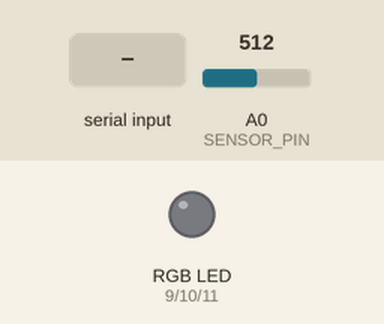
A sketch run on a simulated Arduino Uno, built with avr-gcc and run on an emulated ATmega328P. Parts: an RGB LED mixed from three pins (HIGH = lit). The test bench sets the inputs (shaded band); at power-on: A0 (SENSOR_PIN) = 512. Dim RGB values are drawn brighter than linear.

Above: at 1.2 s.
1.3 s: "90,45\n" received over Serial
At 2.3 s:
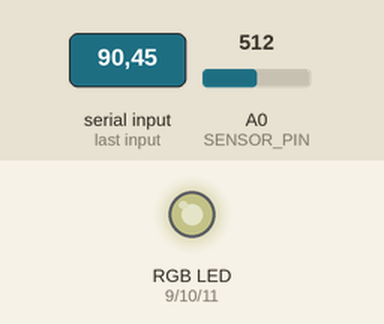
2.8 s: "30,150\n" received over Serial
At 3.3 s:
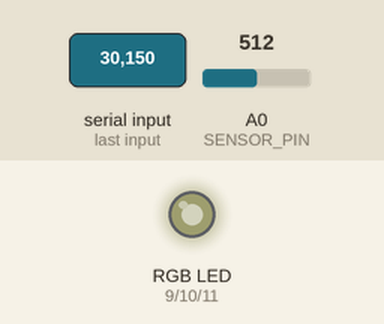
4.3 s: "1,90\n" received over Serial
At 4.9 s:
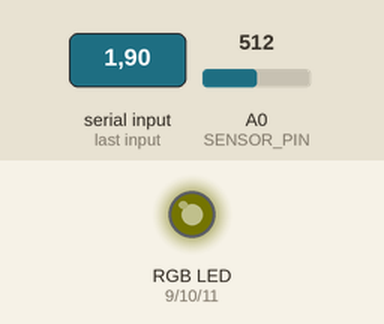
Timing chart, 0 to 7.3 s (numbered marks = the images above; inputs shaded):
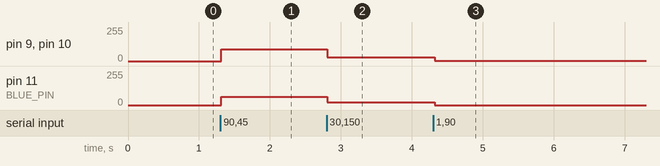

The sketch:

pulsesensor.ino
```cpp
/*************************************************************
  Pulse Sensor + Thin-Film Pressure Sensor Example with
  Serial LED Brightness & Warmth Control
  ---------------------------------------------------------
  - Serial Input:
      Receives "LEDbrightness,warmthSetting" from an external device.
        • LEDbrightness: integer (0-255)
        • warmthSetting: 1 for warm, 0 for neutral white
  - LED Output:
      In neutral mode:
        • Red   = LEDbrightness
        • Green = LEDbrightness
        • Blue  = LEDbrightness * BLUE_WHITE_SCALE
      In warm mode:
        • Blue gradually fades to 0.
  - Serial Output (when a heartbeat is detected):
      Outputs "pulseInterval,luminosity,warmthSetting,isSitting" where:
        • pulseInterval: Time (ms) between beats
        • luminosity: Average of the LED PWM values (reflecting LED brightness)
        • warmthSetting: 1 for warm (blue off), 0 for neutral white
        • isSitting: 1 if the pressure sensor reading exceeds PRESSURE_THRESHOLD, else 0
  - Pulse sensor connected to A0.
  - Pressure sensor connected to A2.
  - RGB LED connected to PWM pins 9 (red), 10 (green), and 11 (blue).

  Serial communication is set at 9600 baud.
*************************************************************/

const int SENSOR_PIN         = A0;      // Pulse sensor signal input
const int RED_PIN            = 9;       // PWM pin for Red LED
const int GREEN_PIN          = 10;      // PWM pin for Green LED
const int BLUE_PIN           = 11;      // PWM pin for Blue LED

// Pulse detection settings:
const int THRESHOLD          = 515;     // Threshold for beat detection
const int BAUD_RATE          = 9600;    // Serial communication speed

// Pressure sensor settings:
const int PRESSURE_PIN       = A2;      // Pressure sensor input pin
const int PRESSURE_THRESHOLD = 100;     // Threshold to determine if someone is sitting

// Calibration constant for white balance in neutral mode:
const float BLUE_WHITE_SCALE = 0.7;     // Scale blue channel to achieve white light

// Variables for heartbeat detection:
bool beatDetected         = false;
unsigned long lastBeatTime = 0;
unsigned long pulseInterval = 0;

// LED brightness & warmth variables:
int baseBrightness = 0;           // LED brightness (from serial input, 0-255)
float currentBlueBrightness = 0;  // Current PWM value for Blue LED (0-255)
bool desiredWarmMode = false;     // Warm mode: false = neutral white, true = warm (blue off)

// Pressure sensor state:
bool isSitting = false;           // True if pressure sensor reading > PRESSURE_THRESHOLD

// Fade step for blue brightness (adjust to control fade speed; units: PWM value)
const float blueFadeStep = 2.0;

void setup() {
  Serial.begin(BAUD_RATE);

  // Set LED pins as outputs.
  pinMode(RED_PIN, OUTPUT);
  pinMode(GREEN_PIN, OUTPUT);
  pinMode(BLUE_PIN, OUTPUT);

  // Initialize blue channel PWM value.
  currentBlueBrightness = 0;
}

void loop() {
  // --------------------------------------------------
  // 1. Process Serial Input: "LEDbrightness,warmthSetting"
  // --------------------------------------------------
  if (Serial.available() > 0) {
    String command = Serial.readStringUntil('\n');
    command.trim();
    if (command.length() > 0) {
      int commaIndex = command.indexOf(',');
      if (commaIndex > 0) {
        String brightnessStr = command.substring(0, commaIndex);
        String warmthStr = command.substring(commaIndex + 1);
        brightnessStr.trim();
        warmthStr.trim();
        int brightness = brightnessStr.toInt();
        if (brightness < 0) brightness = 0;
        if (brightness > 255) brightness = 255;
        baseBrightness = brightness;

        int warmthInput = warmthStr.toInt();
        desiredWarmMode = (warmthInput == 1);  // 1 = warm mode, 0 = neutral white

        // If neutral mode, update blue brightness immediately.
        if (!desiredWarmMode) {
          currentBlueBrightness = baseBrightness * BLUE_WHITE_SCALE;
        }
      }
    }
  }

  // --------------------------------------------------
  // 2. Read Pulse Sensor and detect a heartbeat.
  // --------------------------------------------------
  int signal = analogRead(SENSOR_PIN);
  if (signal > THRESHOLD && !beatDetected) {
    unsigned long currentTime = millis();
    pulseInterval = currentTime - lastBeatTime;
    lastBeatTime = currentTime;
    beatDetected = true;

    // --------------------------------------------------
    // 3. Read Pressure Sensor to determine sitting state.
    // --------------------------------------------------
    int pressureValue = analogRead(PRESSURE_PIN);
    isSitting = (pressureValue > PRESSURE_THRESHOLD);

    // --------------------------------------------------
    // 4. Compute current LED luminosity.
    //     We'll use the average of the three channels:
    //       Red   = baseBrightness
    //       Green = baseBrightness
    //       Blue  = currentBlueBrightness
    // --------------------------------------------------
    int luminosity = (baseBrightness + baseBrightness + (int)currentBlueBrightness) / 3;

    // --------------------------------------------------
    // 5. Output data as: "pulseInterval,luminosity,warmthSetting,isSitting"
    // --------------------------------------------------
    Serial.print(pulseInterval);
    Serial.print(",");
    Serial.print(luminosity);
    Serial.print(",");
    Serial.print(desiredWarmMode ? 1 : 0);
    Serial.print(",");
    Serial.println(isSitting ? 1 : 0);
  }

  // Reset beat detection when the signal falls below the threshold.
  if (signal < THRESHOLD && beatDetected) {
    beatDetected = false;
  }

  // --------------------------------------------------
  // 6. Gradually adjust blue channel for warm mode.
  //     - In neutral white, target blue = baseBrightness * BLUE_WHITE_SCALE.
  //     - In warm mode, target blue = 0.
  // --------------------------------------------------
  float targetBlue = desiredWarmMode ? 0.0 : (baseBrightness * BLUE_WHITE_SCALE);
  if (currentBlueBrightness < targetBlue) {
    currentBlueBrightness += blueFadeStep;
    if (currentBlueBrightness > targetBlue) {
      currentBlueBrightness = targetBlue;
    }
  } else if (currentBlueBrightness > targetBlue) {
    currentBlueBrightness -= blueFadeStep;
    if (currentBlueBrightness < targetBlue) {
      currentBlueBrightness = targetBlue;
    }
  }

  // --------------------------------------------------
  // 7. Output the current LED values to the RGB LED.
  // --------------------------------------------------
  analogWrite(RED_PIN, baseBrightness);
  analogWrite(GREEN_PIN, baseBrightness);
  analogWrite(BLUE_PIN, (int)currentBlueBrightness);

  delay(20); // Short delay for smooth fade transitions and processing.
}
```

Measured:
- after the input at 1.3 s, pin 9 (RED_PIN), pin 10 (GREEN_PIN): 0/255 → 90/255 at once; pin 11 (BLUE_PIN): 0/255 → 63/255 at once
- after the input at 2.8 s, pin 9 (RED_PIN), pin 10 (GREEN_PIN): 90/255 → 30/255 at once; pin 11 (BLUE_PIN): 63/255 → 21/255 at once
- after the input at 4.3 s, pin 9 (RED_PIN), pin 10 (GREEN_PIN): 30/255 → 1/255 at once; pin 11 (BLUE_PIN): 21/255 → 0/255 at once
